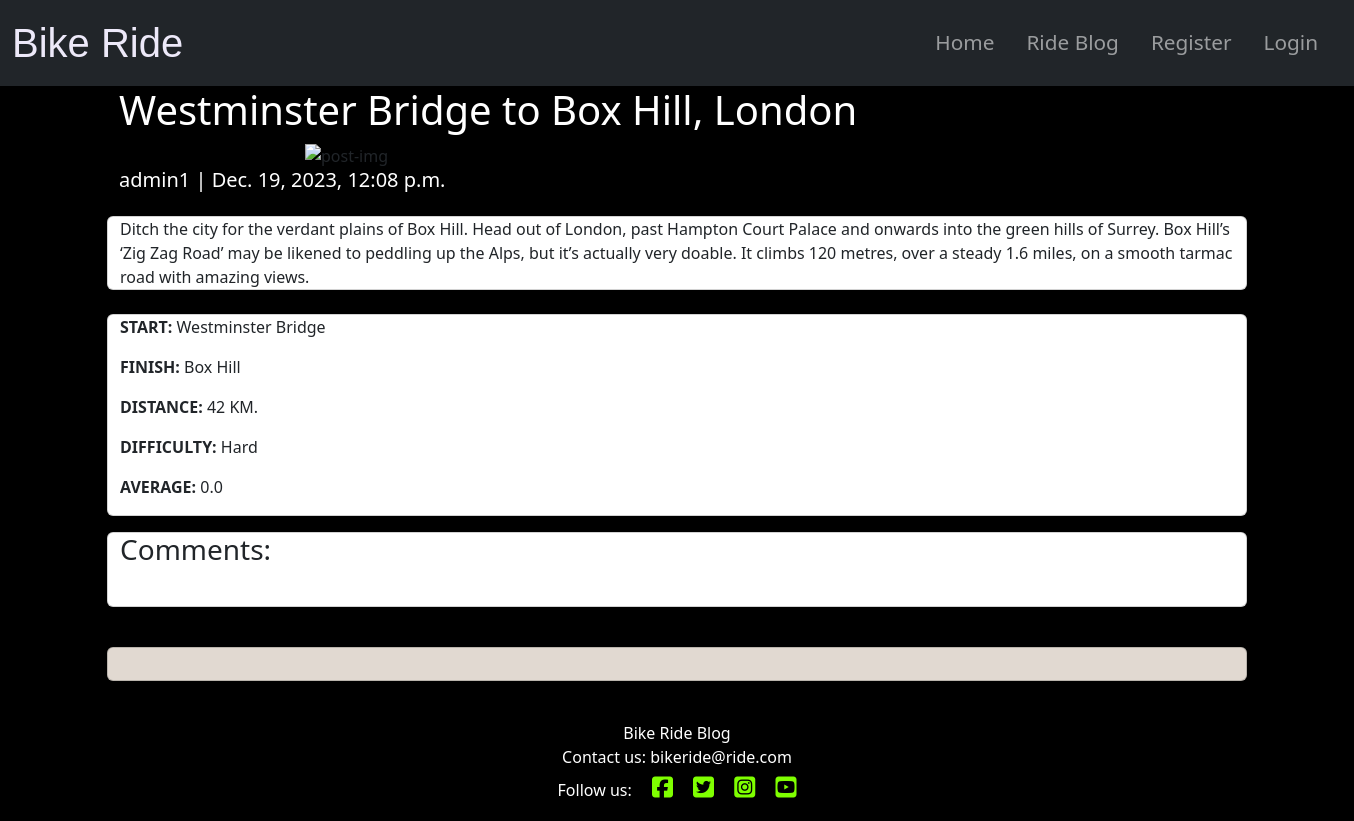
Screenshot of /entry/westminster-bridge-to-box-hill-london with the database file from the repository.
### ride/models.py (models this page shows, shortened)
class Entry(models.Model):
    title = models.CharField(max_length=200, unique=True)
    slug = models.SlugField(max_length=200, unique=True)
    author = models.ForeignKey(User, on_delete=models.CASCADE)
    updated_on = models.DateTimeField(auto_now=True)
    created_on = models.DateTimeField(auto_now_add=True)
    distance = models.IntegerField(help_text="Add the distance", default=0)
    start = models.TextField(blank=False)
    finish = models.TextField(blank=False)
    content = models.TextField()
    featured_image = CloudinaryField("image", default="placeholder")
    status = models.IntegerField(choices=STATUS, default=0)
    difficulty = models.CharField(
        max_length=10, null=True, blank=True, choices=diff
    )
    class Meta:
        ordering = ["-created_on"]
    def average_rating(self) -> float:
        return (
            Rating.objects.filter(entry=self).aggregate(Avg("rating"))[
                "rating__avg"
            ]
            or 0
        )

### ride/views.py (the view, shortened to what this page needs)
# urls.py: path('<slug:slug>', views.EntryDetail.as_view(), name='entry_detail'),
class EntryDetail(View):
    def get(self, request, slug, *args, **kwargs):
        queryset = Entry.objects.filter(status=1)
        entry = get_object_or_404(queryset, slug=slug)
        comments = entry.comments.filter(approved=True).order_by("created_on")
        rating = entry.average_rating
        return render(
            request,
            "post_detail.html",
            {
                "entry": entry,
                "comments": comments,
                "commented": False,
                "comment_form": CommentForm(),
                "rating": rating,
            },
        )

### templates/post_detail.html (shortened to what this page needs)
{% extends "base.html" %}
{% block content %}
{% load crispy_forms_tags %}
<div class="masthead">
    <div class="container">
        <div class="row g-0">
            <div class="col-md-12 post-text">
                <h1 class="post-title white">{{ entry.title }}</h1>
            </div>
        </div>
        <div class="d-md-block col-md-12 offset-md-2 post-image">
            {% if "placeholder" in post.featured_image.url %}
            <img class="post-img" src="https://res.cloudinary.com/dmecv9zwa/image/upload/v1680130673/x6ayc6fvpikajmenqnyv.jpg" alt="post-img">
            {% else %}
            <img class="post-img" src=" {{ entry.featured_image.url }}" alt="post-img">
            {% endif %}
        </div>
        <div class="post-text">
            <h5 class="post-subtitle white">{{ entry.author }} | {{ entry.created_on }}</h5>
        </div>
    </div>
</div>
<div class="container">
    <div class="row">
        <div class="col card mb-4  mt-3 left  top post-body">
            <div>
                <p class="card-text">
                    {{ entry.content | safe }}
                </p>
            </div>
        </div>
    </div>
    <div class="row">
        <div class="col card">
            <p>
                <b>START:</b>
                {{ entry.start }}
            </p>
            <p>
                <b>FINISH:</b>
                {{ entry.finish }}
            </p>
            <p>
                <b>DISTANCE:</b>
                {{ entry.distance }}
                KM.
            </p>
            <p>
                <b>DIFFICULTY:</b>
                {{ entry.difficulty }}
            </p>
            <p>
                <b>AVERAGE:</b>
                {{ entry.average_rating|floatformat:1 }}
            </p>
        </div>
    </div>
    <div class="row">
        <div class="col-md-12 card mb-4  mt-3 post-body">
            <h3>Comments:</h3>
            <div class="card-body">
            </div>
        </div>
    </div>
    <div class="row">
        <div class="col-md-12 card mb-4  mt-3 post-body leave-coment">
            <div class="card-body">
            </div>
        </div>
    </div>
</div>
{% endblock content %}

### static/css/style.css (style rules this page uses)
body { background-color: #000000; }
.white { color: #FFFFFF; }
.leave-coment { background-color: #E1D9D1; }

### rows the page displays
Entry: title "Westminster Bridge to Box Hill, London", author "admin1", created_on "Dec. 19, 2023, 12:08 p.m.", content "Ditch the city for the verdant plains of Box Hill. Head out of London, past Hampton Court Palace and onwards into the green hills of Surrey. Box Hill’s ‘Zig Zag Road’ may be likened to peddling up the Alps, but it’s actually very doable. It climbs 120 metres, over a steady 1.6 miles, on a smooth tarmac road with amazing views.", start "Westminster Bridge", finish "Box Hill", distance "42", difficulty "Hard", average_rating "0.0"
